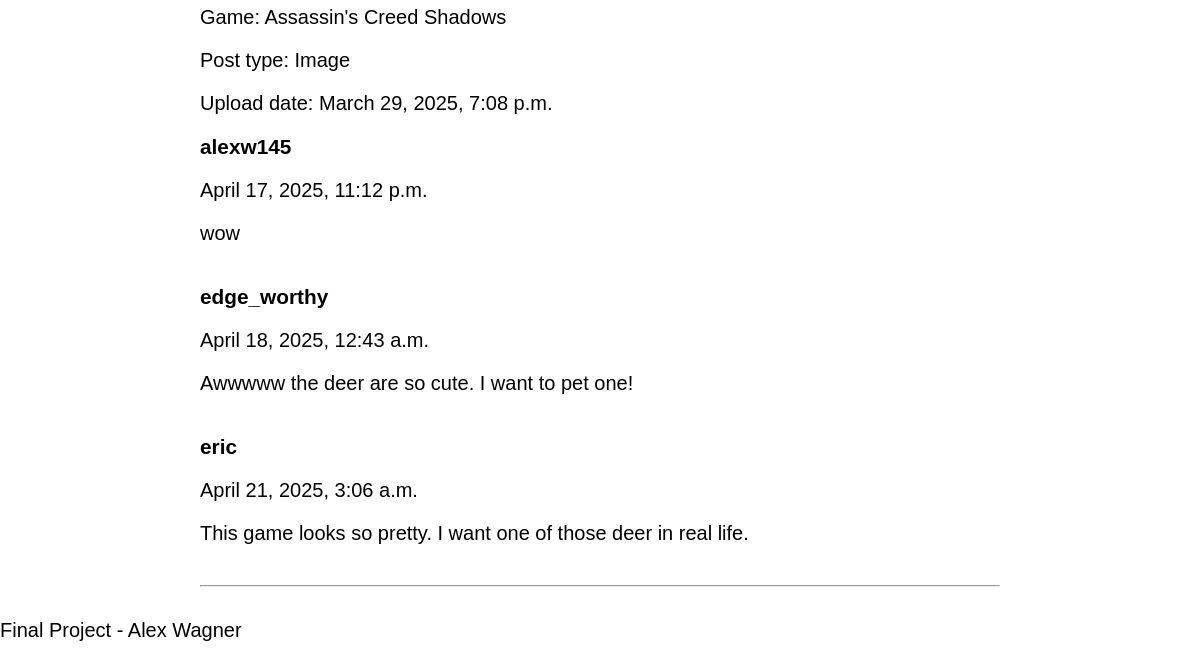
The app's page /community/ (lower part), older data.
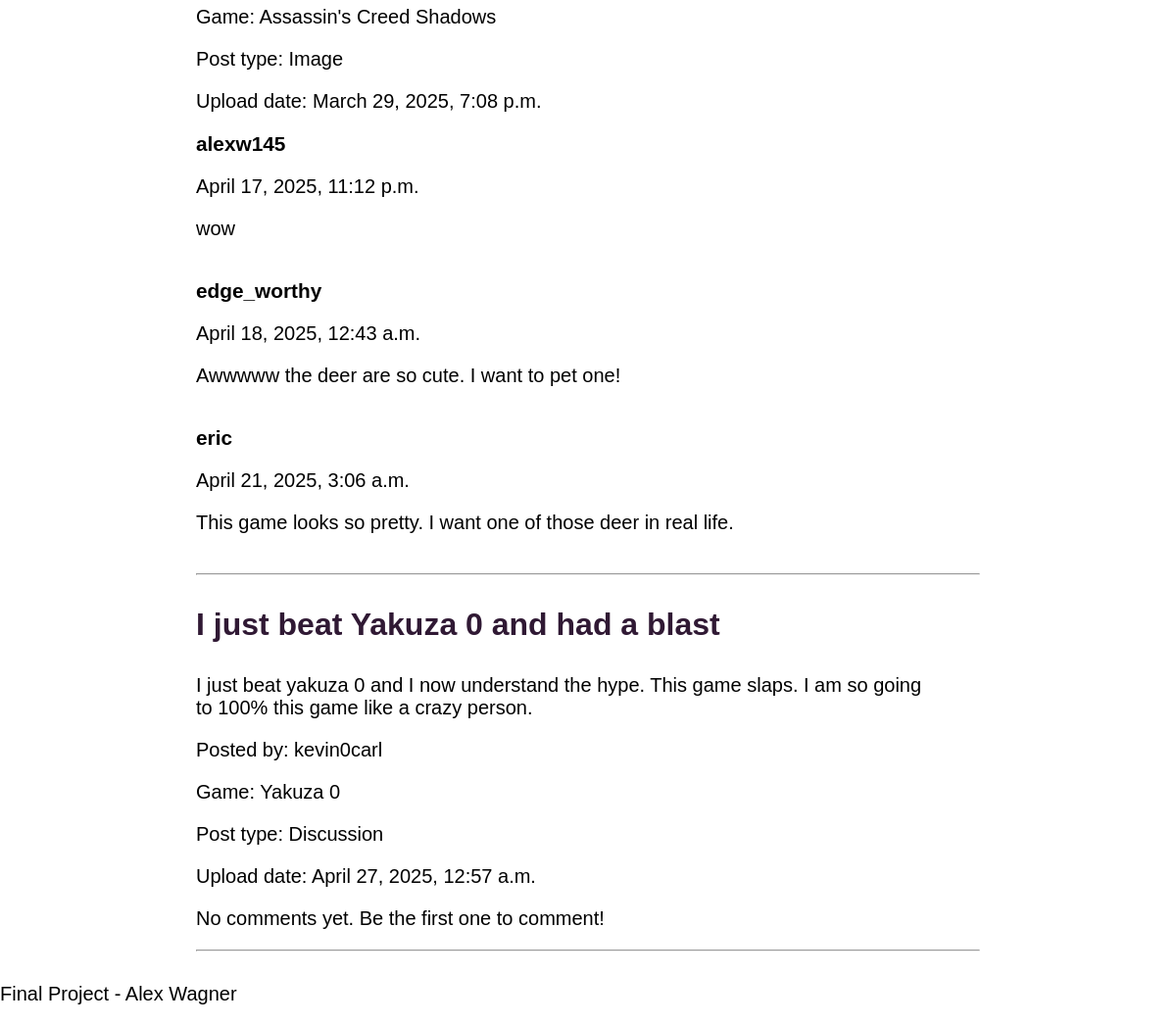
The same page, newer data.
### game_tracker/models.py (models this page shows, shortened)
class Post(models.Model):
    user = models.ForeignKey(User, on_delete=models.CASCADE, related_name='posts')
    game = models.ForeignKey(Game, on_delete=models.CASCADE, related_name='posts')
    post_title = models.CharField(max_length=100, blank=False)
    post_body = models.TextField(blank=True)
    post_image = models.ImageField(blank=True, null=True, upload_to='posts/')
    date_added = models.DateTimeField(auto_now_add=True)
    post_type = models.CharField(max_length=10, choices=[('Art', 'Art'), ('Img', 'Image'), ('Dis', 'Discussion'), ('Evt', 'Event'), ('Gui', 'Guide'), ('Ann', 'Announcement'), ('Hel', 'Help'), ('O', 'Other')], blank=False, default='O')

class Game(models.Model):
    title = models.CharField(max_length=75, blank=True)
    genre = models.CharField(max_length=50, blank=True)
    synopsis = models.TextField(default="Nothing yet, Sorry.", blank=True)
    esrb_rating = models.CharField(max_length=10, choices=[('E', 'Everyone'), ('E10', 'Everyone 10+'), ('T', 'Teen'), ('M', 'Mature 17+'), ('A', 'Adult Only 18+'), ('RP', 'Rating Pending'), ('RPM', 'Rating Pending Likely Mature 17+'), ('O', 'Other')], blank=True, default='O')
    developer = models.CharField(max_length=35, blank=True)
    publisher = models.CharField(max_length=35, blank=True)
    playstation = models.BooleanField(null=True)
    xbox = models.BooleanField(null=True)
    nintendo = models.BooleanField(null=True)
    pc = models.BooleanField(null=True)
    other = models.BooleanField(null=True)
    release_date = models.DateField(null=True, blank=True)
    game_cover_image = models.ImageField(default='fallback.png', blank=True, upload_to='game_cover/')
    slug = models.SlugField(max_length=200, unique=False, blank=True)

class PostComment(models.Model):
    user = models.ForeignKey(User, on_delete=models.CASCADE, related_name='post_comment')
    post = models.ForeignKey(Post, on_delete=models.CASCADE, related_name='comments')
    post_body = models.TextField(blank=False)
    date_added = models.DateTimeField(auto_now_add=True)

### game_tracker/views.py (the view, shortened to what this page needs)
# urls.py: path("community/", views.CommunityHomeList.as_view(), name="community-home-list"),
class CommunityHomeList(ListView):
    model = Post
    template_name = "game_tracker/communitylist.html"
    def get_context_data(self, **kwargs):
        context = super().get_context_data(**kwargs)
        context['games'] = Game.objects.all()
        for post in context['object_list']:
            post.comment = PostComment.objects.filter(post=post)
        return context

### game_tracker/context_processors.py (called while the page is built)
def get_user_object(request):
    if request.user.is_authenticated:
        return {'user_object': request.user}
    return {}

### game_tracker/templates/game_tracker/communitylist.html (shortened to what this page needs)
{% extends "game_tracker/base.html" %}
{% block content %}
<div class="community-container">
{% for object in object_list %}
<section class="community-posts" id="post-section-{{ object.id }}">
    <div>
        <div>
            <h2>{{ object.post_title }}</h2>
            {% if object.post_body %}
                <p>{{ object.post_body }}</p>
            {% endif %}
            <p>Posted by: {{ object.user.username }}</p>
            <p>Game: {{ object.game.title }}</p>
            <p>Post type: {{ object.get_post_type_display }}</p>
            <p>Upload date: {{ object.date_added }}</p>
        </div>
        <div>
            <div>
                {% if object.comment.all %}
                    {% for c in object.comment.all %}
                        <div class="community-comment-replies">
                            <h3 class="community-comment-replies-h3">{{ c.user.username }}</h3>
                            <p>{{ c.date_added }}</p>
                            <p>{{ c.post_body }}</p>
                        </div>
                    {% endfor %}
                {% else %}
                    <p>No comments yet. Be the first one to comment!</p>
                {% endif %}
            </div>
        </div>
    </div>
    <hr>
</section>
{% endfor %}
</div>
{% endblock %}

Row changes from the older to the newer data that the page shows:
added Post: post_title "I just beat Yakuza 0 and had a blast", post_body "I just beat yakuza 0 and I now understand the hype. This game slaps. I am so going to 100% this game like a crazy person.", user.username "kevin0carl", game "Yakuza 0", post_type "Discussion", date_added "April 27, 2025, 12:57 a.m.", shows "No comments yet. Be the first one to comment!"
